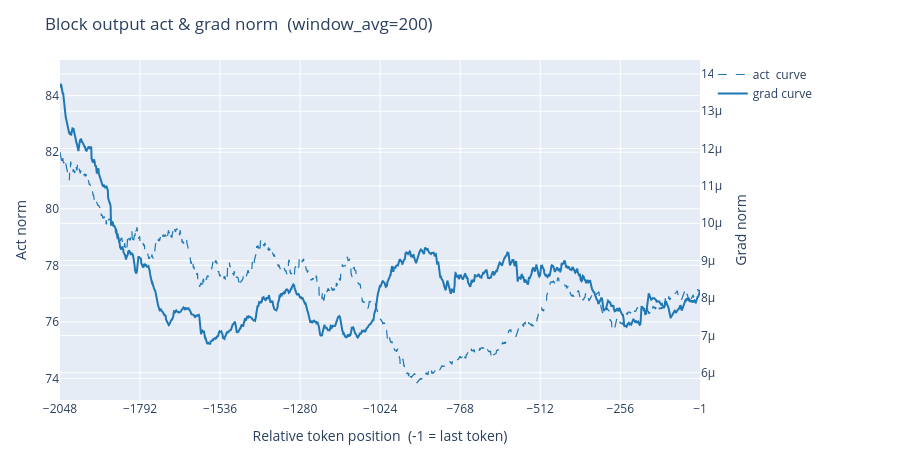

The code cell stored with this chart in its notebook:
### Markdown cell above
### Block output — act + grad overlay (raw)

### Code cell
plot_norms(block_out_act, block_out_grad,
           select=(8000, 0, 0, 0),
           window_avg=200,
           title='Block output act & grad norm').show()

### Figure 1 — Plotly figure (JSON) as saved in the notebook; plotly's stock layout.template omitted (floating-point values rounded to 4 significant figures; data arrays with more than 128 entries replaced by an {"elided": "..."} marker saying what was removed)
{"data": [{"hovertemplate": "pos: %{x}<br>act: %{y:.4f} [curve]<extra></extra>", "legendgroup": "curve", "line": {"color": "#1f77b4", "dash": "dash", "width": 1.2}, "mode": "lines", "name": "act  curve", "type": "scatter", "x": {"elided": "2048 int values"}, "y": {"elided": "2048 float values"}, "yaxis": "y"}, {"hovertemplate": "pos: %{x}<br>grad: %{y:.4f} [curve]<extra></extra>", "legendgroup": "curve", "line": {"color": "#1f77b4", "width": 2}, "mode": "lines", "name": "grad curve", "type": "scatter", "x": {"elided": "2048 int values"}, "y": {"elided": "2048 float values"}, "yaxis": "y2"}], "layout": {"height": 460, "legend": {"x": 1.02, "xanchor": "left", "y": 1, "yanchor": "top"}, "margin": {"b": 60, "l": 60, "r": 200, "t": 60}, "title": {"text": "Block output act & grad norm  (window_avg=200)"}, "xaxis": {"tickmode": "array", "tickvals": [-2048, -1792, -1536, -1280, -1024, -768, -512, -256, -1], "title": {"text": "Relative token position  (-1 = last token)"}}, "yaxis": {"range": [73.24, 85.26], "title": {"text": "Act norm"}}, "yaxis2": {"overlaying": "y", "range": [5.27e-06, 1.437e-05], "side": "right", "title": {"text": "Grad norm"}}}}
